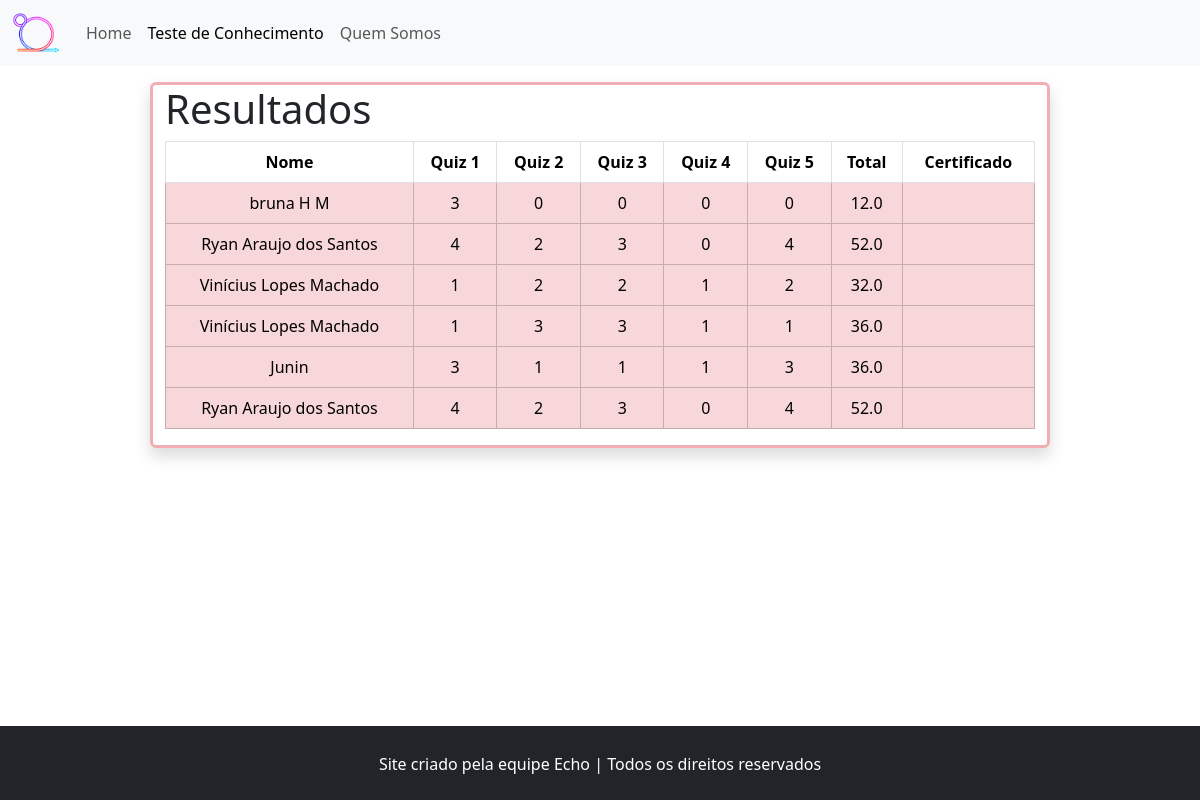
The app's page /mostrar, older data.
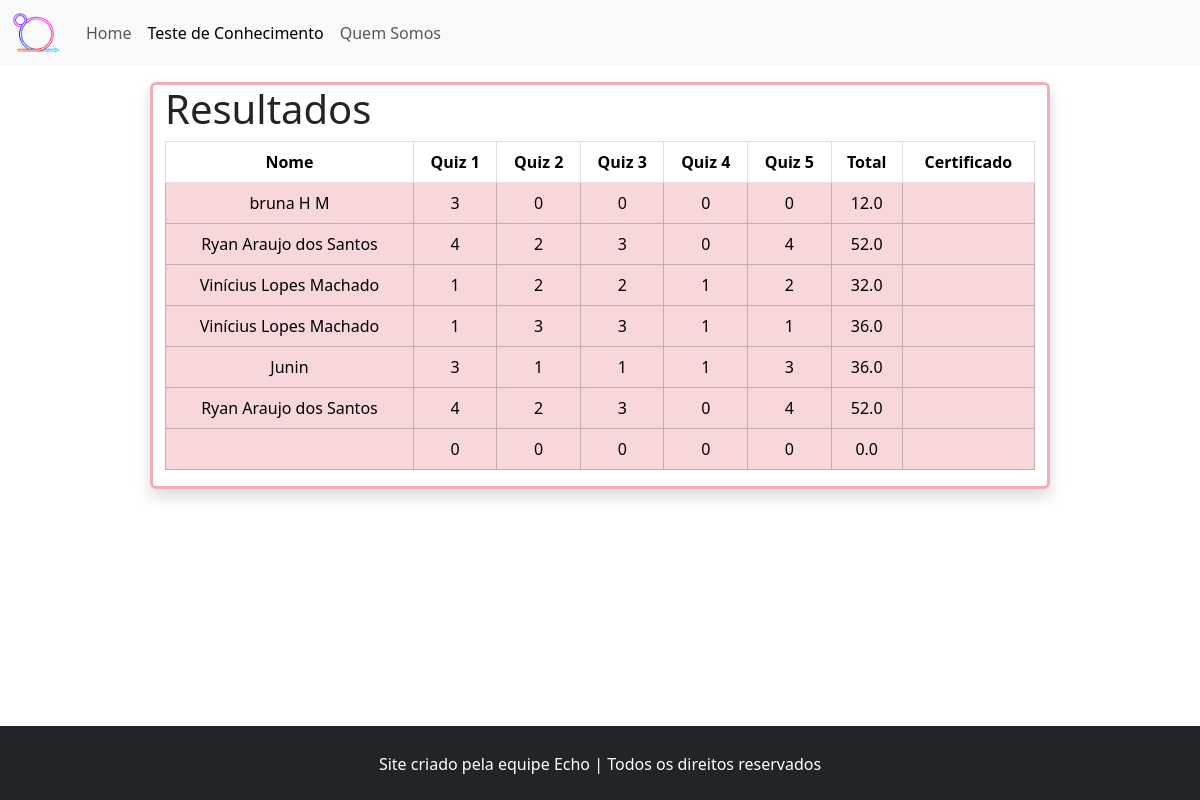
The same page, newer data.
### tables this page shows
CREATE TABLE Users (CPF TEXT NOT NULL PRIMARY KEY,Nome TEXT,quiz INTEGER,quizz INTEGER,quizzz INTEGER,quizzzz INTEGER,quizzzzz INTEGER);

### app.py (the view)
@app.route('/mostrar')
def mostra():
    conn = sqlite3.connect('database.db')
    conn.row_factory = sqlite3.Row
    cur = conn.cursor()
    cur.execute("SELECT * FROM users")
    rows = cur.fetchall()
    cur.close()
    return render_template('teste.html', rows = rows)

### templates/teste.html (shortened to what this page needs)
<!DOCTYPE html>
<html lang="pt-br">
<head>
  <link rel="stylesheet" href=" /static/css/style.css">
  <link href="https://cdn.jsdelivr.net/npm/bootstrap@5.3.3/dist/css/bootstrap.min.css" rel="stylesheet"
>
</head>
<body class="  border-0 bd-example border-0">
  <header class=" w-100 z-5">
    <nav class="navbar navbar-expand-lg bg-body-tertiary">
      <div class="container-fluid">
        <a class="navbar-brand" href="#"><img src="/static/images/LogoEasyScrum copiar.png" id="foto-logo" alt=""></a>
        <div class="collapse navbar-collapse" id="navbarSupportedContent">
          <ul class="navbar-nav me-auto mb-2 mb-lg-0">
            <li class="nav-item">
              <a class="nav-link " aria-current="page" href="/">Home</a>
            </li>
            <li class="nav-item">
              <a class="nav-link active" aria-current="page" href="/quiz">Teste de Conhecimento</a>
            </li>
            <li class="nav-item">
              <a class="nav-link" aria-current="page" href="#">Quem Somos</a>
            </li>
          </ul>
        </div>
      </div>
    </nav>
  </header>
  <main>
    <div class="container-fluid pt-3">
      <div class="row justify-content-center">
        <section class="col-md-9 rounded border border-3 border-danger-subtle shadow table-responsive ">
          <h1>Resultados</h1>
          <table class="table table-bordered table-hover ">
            <thead>
              <td class="text-center"><strong>Nome</strong></td>
              <td class="text-center"><strong>Quiz 1</strong></td>
              <td class="text-center"><strong>Quiz 2</strong></td>
              <td class="text-center"><strong>Quiz 3</strong></td>
              <td class="text-center"><strong>Quiz 4</strong></td>
              <td class="text-center"><strong>Quiz 5</strong></td>
              <td class="text-center"><strong>Total</strong></td>
              <td class="text-center"><strong>Certificado</strong></td>
            </thead>
            {% for row in rows %}
            <tr class="table-danger">
              <td class="text-center text-truncate ">{{ row['Nome'] }}</td>
              <td class="text-center">{{ row['quiz'] }}</td>
              <td class="text-center">{{ row['quizz'] }}</td>
              <td class="text-center">{{ row['quizzz'] }}</td>
              <td class="text-center">{{ row['quizzzz'] }}</td>
              <td class="text-center">{{ row['quizzzzz'] }}</td>
              <td class="text-center">{{
                ((row['quiz']+row['quizz']+row['quizzz']+row['quizzzz']+row['quizzzzz'])*100)/25 }}</td>
              <td>
              </td>
            </tr>
            {% endfor %}
          </table>
        </section>
      </div>
    </div>
    <footer class="container-fluid bg-dark">
      <section class="row h-10">
        <div class="col-fluid text-center text-white pt-4 pb-4">
          <span class="align-middle">Site criado pela equipe Echo | Todos os direitos reservados</span>
        </div>
      </section>
  </main>
</body>
</html>

### static/css/style.css (style rules this page uses)
body { min-height: 100vh; position: relative; padding-bottom: 80px; }
#foto-logo { height: 40px; }
footer { position: absolute; bottom: 0; }

Row changes from the older to the newer data that the page shows:
added Users: quiz "0", quizz "0", quizzz "0", quizzzz "0", quizzzzz "0", quiz+quizz+quizzz "0.0"
